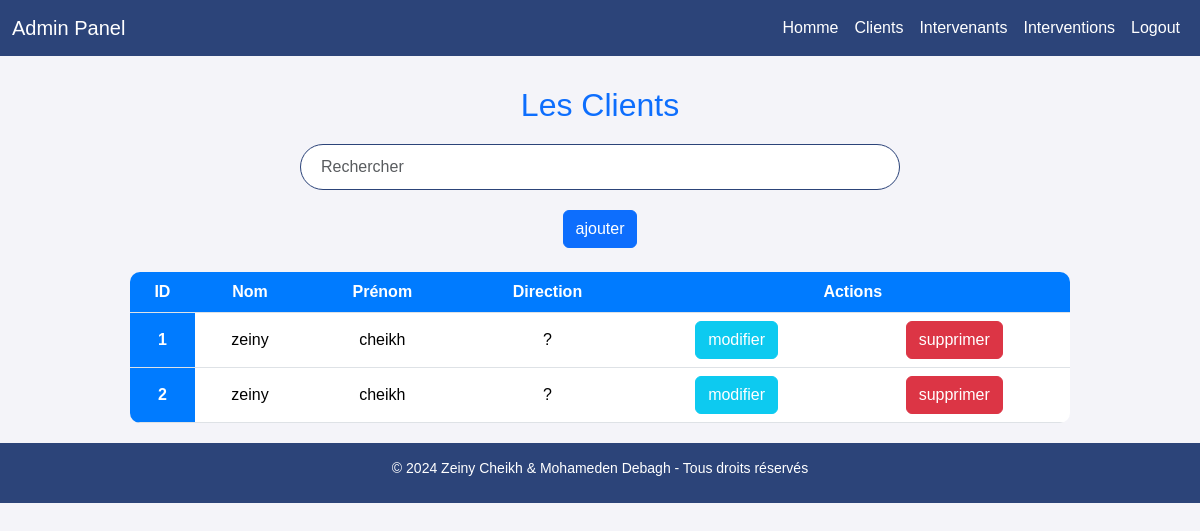
The app's page /clients (signed in), older data.
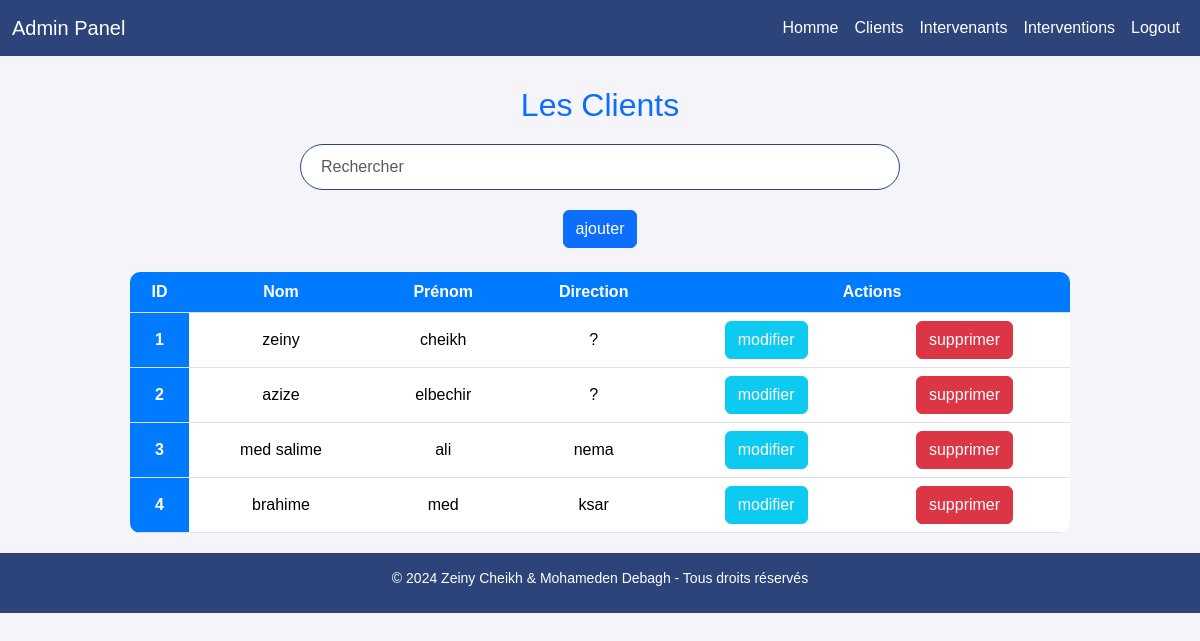
The same page, newer data.
### man.py (models this page shows, shortened)
class Client(db.Model):
    id = db.Column(db.Integer, primary_key=True)
    nom = db.Column(db.String(50), nullable=False)
    prenom = db.Column(db.String(50), nullable=False)
    direction = db.Column(db.String(50), nullable=False)

### man.py (the view)
@app.route('/clients')
def clients():
    if session :
        clients = Client.query.all()
        return render_template('Clients.html', clients=clients)
    else :
        return redirect(url_for('index'))

### templates/Clients.html (shortened to what this page needs)
<!DOCTYPE html>
<html lang="fr">
<head>
    <link rel="stylesheet" href="https://cdn.jsdelivr.net/npm/bootstrap@5.3.3/dist/css/bootstrap.min.css">
</head>
<body>
    <div>
        <nav class="navbar navbar-expand-lg navbar-dark">
            <div class="container-fluid">
                <a class="navbar-brand" href="#">Admin Panel</a>
                <div class="collapse navbar-collapse" id="navbarSupportedContent">
                    <ul class="navbar-nav ms-auto mb-2 mb-lg-0">
                        <li class="nav-item">
                            <a class="nav-link active" href="{{ url_for('homme') }}">Homme</a>
                        </li>
                        <li class="nav-item">
                            <a class="nav-link active" href="{{ url_for('clients') }}">Clients</a>
                        </li>
                        <li class="nav-item">
                            <a class="nav-link active" href="{{ url_for('intervenant') }}">Intervenants</a>
                        </li>
                        <li class="nav-item">
                            <a class="nav-link active" href="{{ url_for('intervention') }}">Interventions</a>
                        </li>
                        <li class="nav-item">
                            <a class="nav-link active" href="{{ url_for('logout') }}">Logout</a>
                        </li>
                    </ul>
                </div>
            </div>
        </nav>
        <main class="content">
            <div class="content">
                <h2 class="text-center text-primary mt-4">Les Clients</h2>
                <div class="search-container">
                    <input class="form-control" type="text" id="search-input" placeholder="Rechercher"
                        onkeyup="searchTable()">
                </div>
                <div class="text-center">
                    <a class="btn btn-primary" href="{{ url_for('clients_form') }}">
                           ajouter</a>
                </div>
                <div class="container-fluid" style="margin-bottom: 20px";>
                    <table id="myTable" class="table table-hover mt-4 text-center" style="width: 80%; margin: auto;">
                        <thead>
                            <tr>
                                <th scope="col">ID</th>
                                <th scope="col">Nom</th>
                                <th scope="col">Prénom</th>
                                <th scope="col">Direction</th>
                                <th scope="col"  colspan="2">Actions</th>
                            </tr>
                        </thead>
                        <tbody>
                            {% for client in clients %}
                            <tr>
                                <th scope="row">{{ client.id }}</th>
                                <td>{{ client.nom }}</td>
                                <td>{{ client.prenom }}</td>
                                <td>{{ client.direction }}</td>
                                <td>
                                    <a class="btn btn-info" style="color: #fff;"  href="{{ url_for('edit_client', client_id=client.id) }}">
                                        modifier
                                    </a>
                                </td>
                                <td>
                                    <a class="btn btn-danger" href="{{ url_for('delete_client', client_id=client.id) }}"
                                        onclick="return confirm('Êtes-vous sûr de vouloir supprimer cet client ?')">
                                        supprimer
                                    </a>
                                </td>
                            </tr>
                            {% endfor %}
                        </tbody>
                    </table>
                </div>
            </div>
        </main>
        <footer class="text-center">
            <p>&copy; 2024 Zeiny Cheikh & Mohameden Debagh - Tous droits réservés</p>
        </footer>
    </div>
</body>
</html>

### templates/Clients.html (style rules this page uses)
body { font-family: 'Arial', sans-serif; background-color: #f4f4f9; }
.navbar { background-color: #2c4479; margin-bottom: 30px; }
.navbar-nav .nav-link { color: white !important; transition: color 0.3s ease; }
.search-container input { border-radius: 50px; padding: 10px 20px; border: 1px solid #2c4479; width: 50%; margin: 20px auto; }
.table { border-radius: 10px; overflow: hidden; margin-bottom:100px; }
.table th { background-color: #007bff; color: white; }
.table td, .table th { vertical-align: middle; }
footer { background-color: #2c4479; color: white; padding: 15px 0; width: 100%; bottom: 0; left: 0; height: 60px; }
footer p { margin: 0; font-size: 14px; }
.btn { transition: transform 0.3s ease; }

Row changes from the older to the newer data that the page shows:
changed Client id 2: nom "zeiny" → "azize"; prenom "cheikh" → "elbechir"
added Client: id "3", nom "med salime", prenom "ali", direction "nema"
added Client: id "4", nom "brahime", prenom "med", direction "ksar"
